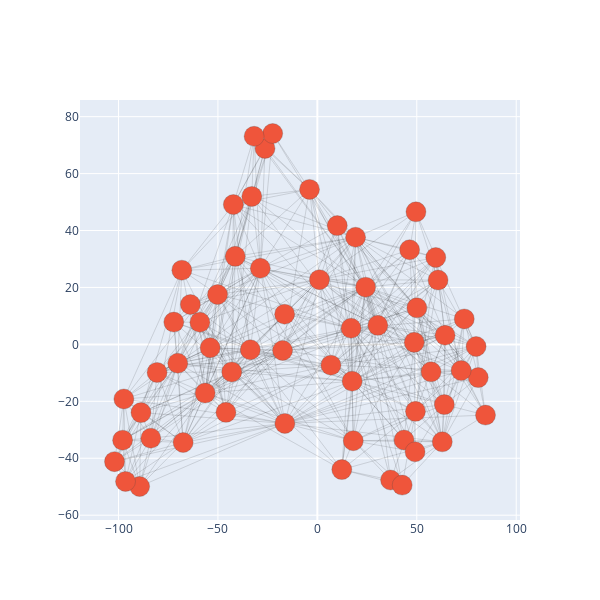

Notebook code for this chart:
### Code cell
_ = plota_grafo( G, nx.forceatlas2_layout( G ) )

### Figure 1 — Plotly figure (JSON) as saved in the notebook; plotly's stock layout.template omitted (floating-point values rounded to 4 significant figures; data arrays with more than 128 entries replaced by an {"elided": "..."} marker saying what was removed)
{"data": [{"hoverinfo": "text", "line": {"color": "rgba( 0, 0, 0, 0.25 )", "width": 0.5}, "mode": "lines", "text": ["", "", "", "", "", "", "", "", "", "", "", "", "", "", "", "", "", "", "", "", "", "", "", "", "", "", "", "", "", "", "", "", "", "", "", "", "", "", "", "", "", "", "", "", "", "", "", "", "", "", "", "", "", "", "", "", "", "", "", "", ""], "type": "scatter", "x": {"elided": "1578 float values"}, "y": {"elided": "1578 float values"}}, {"hoverinfo": "text", "marker": {"line": {"width": 0.25}, "size": 20}, "mode": "markers", "text": ["EST5102", "EST5106", "EST5507", "EST5514", "EST5519", "EST5521", "EST5802", "EST5804", "MAI5002", "MAI5003", "MAI5014", "MAI5032", "PRG0027", "SMA5802", "SMA5934", "SME0110", "SME0123", "SME0130", "SME0142", "SME0206", "SME0211", "SME0212", "SME0213", "SME0220", "SME0240", "SME0241", "SME0245", "SME0250", "SME0252", "SME0262", "SME0284", "SME0285", "SME0300", "SME0306", "SME0320", "SME0332", "SME0334", "SME0341", "SME0510", "SME0800", "SME0805", "SME0806", "SME0808", "SME0809", "SME0810", "SME0814", "SME0815", "SME0820", "SME0822", "SME0823", "SME0824", "SME0828", "SME0870", "SME0871", "SME0880", "SME0881", "SME5827", "SME5873", "SME5962", "SME5975", "SME5978"], "type": "scatter", "x": [59.55, 63.86, 46.4, 43.58, 57.19, 84.56, 49.59, 80.91, -72.19, 50.04, -16.34, -89.37, -26.32, -22.46, -31.8, -97.3, 17.52, -3.95, -41.29, -50.18, -88.69, -97.93, -102.0, 16.96, -32.97, -28.68, -42.24, -59.08, -45.97, 36.82, -67.49, -70.2, -56.42, -43.05, 24.27, -80.6, -33.72, -68.15, -83.75, 19.22, 12.3, 49.13, 18.07, 62.82, 73.87, 6.827, 72.31, 1.061, 48.72, 42.68, -16.45, -17.49, 49.34, 60.71, 64.24, 79.82, -63.85, -53.91, -96.46, 30.41, 10.01], "y": [30.53, -21.15, 33.24, -33.58, -9.637, -24.83, 46.56, -11.65, 7.826, 12.83, -27.76, -49.92, 68.85, 74.08, 73.1, -19.18, -12.93, 54.45, 30.93, 17.53, -23.96, -33.65, -41.19, 5.677, 51.97, 26.73, 49.12, 7.771, -23.88, -47.65, -34.46, -6.61, -17.1, -9.68, 20.1, -9.849, -1.888, 26.07, -32.96, 37.64, -43.98, -37.73, -33.85, -34.23, 8.938, -7.296, -9.192, 22.73, 0.7303, -49.44, 10.61, -2.137, -23.53, 22.6, 3.204, -0.7354, 14.01, -1.182, -48.13, 6.687, 41.72]}], "layout": {"height": 600, "showlegend": false, "width": 600}}
